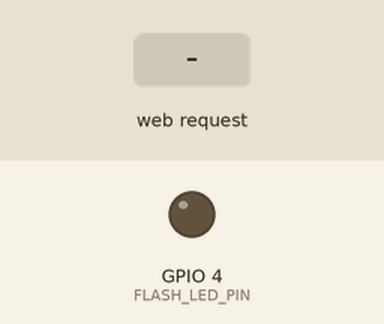
The sketch below on a simulated ESP32. On the bench: output pins drawn as LEDs (lit = HIGH). The test bench sets the inputs (shaded band). WiFi joins after 1.5 s; servers stay silent unless stated; the camera gives no picture; what the sketch prints to the serial monitor is not drawn.

Above: at 3.0 s.
3.1 s: HTTP request GET /capture received
At 3.18 s:
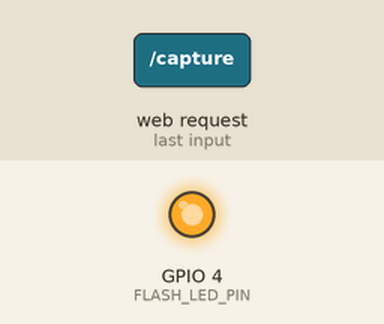
Timing chart, 0 to 6.1 s (numbered marks = the images above; inputs shaded):
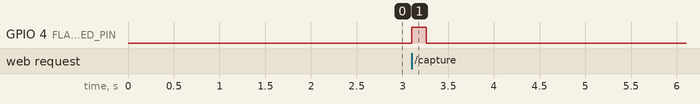

The sketch:

esp32cam_firmware.ino
```cpp
/*
 * ============================================================
 *  AI Smart Car Parking System — ESP32-CAM Firmware
 * ============================================================
 *  Board  : AI-Thinker ESP32-CAM
 *  Purpose: Connects to WiFi and serves a JPEG capture endpoint
 *           so the ESP32 DevKit can fetch images over HTTP.
 *
 *  Endpoints:
 *    GET /capture  → returns a JPEG image (Content-Type: image/jpeg)
 *    GET /status   → returns {"status":"ready"} for health checks
 *
 *  Flashing:
 *    1. Connect FTDI: U0R→TX, U0T→RX, GND→GND, 5V→5V
 *    2. Bridge GPIO0 to GND (flash mode)
 *    3. Arduino IDE → Board: "AI Thinker ESP32-CAM"
 *    4. Upload, then remove GPIO0-GND bridge and reset
 * ============================================================
 */

#include "esp_camera.h"
#include <WiFi.h>
#include <WebServer.h>

// ─── WiFi credentials ────────────────────────────────────────
const char* ssid     = "xxx";      // ← Change this
const char* password = "xxx";   // ← Change this

// ─── AI-Thinker ESP32-CAM pin mapping ────────────────────────
#define PWDN_GPIO_NUM     32
#define RESET_GPIO_NUM    -1
#define XCLK_GPIO_NUM      0
#define SIOD_GPIO_NUM     26
#define SIOC_GPIO_NUM     27
#define Y9_GPIO_NUM       35
#define Y8_GPIO_NUM       34
#define Y7_GPIO_NUM       39
#define Y6_GPIO_NUM       36
#define Y5_GPIO_NUM       21
#define Y4_GPIO_NUM       19
#define Y3_GPIO_NUM       18
#define Y2_GPIO_NUM        5
#define VSYNC_GPIO_NUM    25
#define HREF_GPIO_NUM     23
#define PCLK_GPIO_NUM     22

// ─── Flash LED (built-in on GPIO 4) ─────────────────────────
#define FLASH_LED_PIN      4

// ─── Web server on port 80 ──────────────────────────────────
WebServer server(80);

// ─── Forward declarations ───────────────────────────────────
void handleCapture();
void handleStatus();
void handleNotFound();
bool initCamera();
void connectWiFi();

// =============================================================
//  SETUP
// =============================================================
void setup() {
  Serial.begin(115200);
  Serial.println("\n[SMART PARKING] ESP32-CAM starting...");

  // Flash LED setup
  pinMode(FLASH_LED_PIN, OUTPUT);
  digitalWrite(FLASH_LED_PIN, LOW);

  // Initialize camera
  if (!initCamera()) {
    Serial.println("[ERROR] Camera init failed! Restarting in 5s...");
    delay(5000);
    ESP.restart();
  }
  Serial.println("[OK] Camera initialized");

  // Connect to WiFi
  connectWiFi();

  // Register HTTP routes
  server.on("/capture", HTTP_GET, handleCapture);
  server.on("/status",  HTTP_GET, handleStatus);
  server.onNotFound(handleNotFound);

  server.begin();
  Serial.println("[OK] HTTP server started");
  Serial.printf("[OK] Ready at http://%s/capture\n", WiFi.localIP().toString().c_str());
}

// =============================================================
//  LOOP
// =============================================================
void loop() {
  server.handleClient();

  // Reconnect WiFi if disconnected
  if (WiFi.status() != WL_CONNECTED) {
    Serial.println("[WARN] WiFi lost, reconnecting...");
    connectWiFi();
  }
}

// =============================================================
//  CAMERA INITIALIZATION
// =============================================================
bool initCamera() {
  camera_config_t config;
  config.ledc_channel = LEDC_CHANNEL_0;
  config.ledc_timer   = LEDC_TIMER_0;
  config.pin_d0       = Y2_GPIO_NUM;
  config.pin_d1       = Y3_GPIO_NUM;
  config.pin_d2       = Y4_GPIO_NUM;
  config.pin_d3       = Y5_GPIO_NUM;
  config.pin_d4       = Y6_GPIO_NUM;
  config.pin_d5       = Y7_GPIO_NUM;
  config.pin_d6       = Y8_GPIO_NUM;
  config.pin_d7       = Y9_GPIO_NUM;
  config.pin_xclk     = XCLK_GPIO_NUM;
  config.pin_pclk     = PCLK_GPIO_NUM;
  config.pin_vsync    = VSYNC_GPIO_NUM;
  config.pin_href     = HREF_GPIO_NUM;
  config.pin_sccb_sda = SIOD_GPIO_NUM;
  config.pin_sccb_scl = SIOC_GPIO_NUM;
  config.pin_pwdn     = PWDN_GPIO_NUM;
  config.pin_reset    = RESET_GPIO_NUM;
  config.xclk_freq_hz = 20000000;
  config.pixel_format = PIXFORMAT_JPEG;

  // Use higher resolution if PSRAM is available
  if (psramFound()) {
    config.frame_size   = FRAMESIZE_VGA;   // 640x480 — good for plate reading
    config.jpeg_quality = 10;              // Lower = better quality (0-63)
    config.fb_count     = 2;
    Serial.println("[INFO] PSRAM found → VGA mode");
  } else {
    config.frame_size   = FRAMESIZE_QVGA;  // 320x240 fallback
    config.jpeg_quality = 12;
    config.fb_count     = 1;
    Serial.println("[INFO] No PSRAM → QVGA mode");
  }

  esp_err_t err = esp_camera_init(&config);
  if (err != ESP_OK) {
    Serial.printf("[ERROR] Camera init error 0x%x\n", err);
    return false;
  }

  // Tune sensor for license plate reading
  sensor_t * s = esp_camera_sensor_get();
  if (s) {
    s->set_brightness(s, 1);     // Slightly brighter
    s->set_contrast(s, 1);       // Slightly more contrast
    s->set_saturation(s, 0);     // Neutral saturation
    s->set_whitebal(s, 1);       // Auto white balance ON
    s->set_awb_gain(s, 1);       // AWB gain ON
    s->set_exposure_ctrl(s, 1);  // Auto exposure ON
    s->set_aec2(s, 1);           // AEC DSP ON
    s->set_gain_ctrl(s, 1);      // Auto gain ON
  }

  return true;
}

// =============================================================
//  WiFi CONNECTION
// =============================================================
void connectWiFi() {
  WiFi.mode(WIFI_STA);
  WiFi.begin(ssid, password);
  Serial.printf("[WIFI] Connecting to %s", ssid);

  int attempts = 0;
  while (WiFi.status() != WL_CONNECTED && attempts < 30) {
    delay(500);
    Serial.print(".");
    attempts++;
  }

  if (WiFi.status() == WL_CONNECTED) {
    Serial.printf("\n[WIFI] Connected! IP: %s\n", WiFi.localIP().toString().c_str());
  } else {
    Serial.println("\n[WIFI] Connection failed! Will retry in loop...");
  }
}

// =============================================================
//  HTTP HANDLERS
// =============================================================

// GET /capture — Return a JPEG image
void handleCapture() {
  Serial.println("[HTTP] /capture requested");

  // Brief flash for low-light assistance
  digitalWrite(FLASH_LED_PIN, HIGH);
  delay(100);

  camera_fb_t * fb = esp_camera_fb_get();

  digitalWrite(FLASH_LED_PIN, LOW);

  if (!fb) {
    Serial.println("[ERROR] Camera capture failed");
    server.send(500, "application/json", "{\"error\":\"capture failed\"}");
    return;
  }

  // Send JPEG response
  server.sendHeader("Content-Disposition", "inline; filename=plate.jpg");
  server.sendHeader("Access-Control-Allow-Origin", "*");

  size_t fb_len = fb->len;  // Save length before returning buffer
  server.send_P(200, "image/jpeg", (const char*)fb->buf, fb_len);

  esp_camera_fb_return(fb);
  Serial.printf("[OK] Sent JPEG (%u bytes)\n", fb_len);
}

// GET /status — Health check
void handleStatus() {
  String json = "{";
  json += "\"status\":\"ready\",";
  json += "\"ip\":\"" + WiFi.localIP().toString() + "\",";
  json += "\"rssi\":" + String(WiFi.RSSI()) + ",";
  json += "\"uptime\":" + String(millis() / 1000);
  json += "}";

  server.sendHeader("Access-Control-Allow-Origin", "*");
  server.send(200, "application/json", json);
}

// 404 handler
void handleNotFound() {
  String msg = "Not Found\n\nAvailable endpoints:\n";
  msg += "  GET /capture  — Capture JPEG image\n";
  msg += "  GET /status   — Health check\n";
  server.send(404, "text/plain", msg);
}
```

Measured:
- after the input at 3.1 s, GPIO 4 (FLASH_LED_PIN): LOW → HIGH at once, → LOW 0.16 s later
